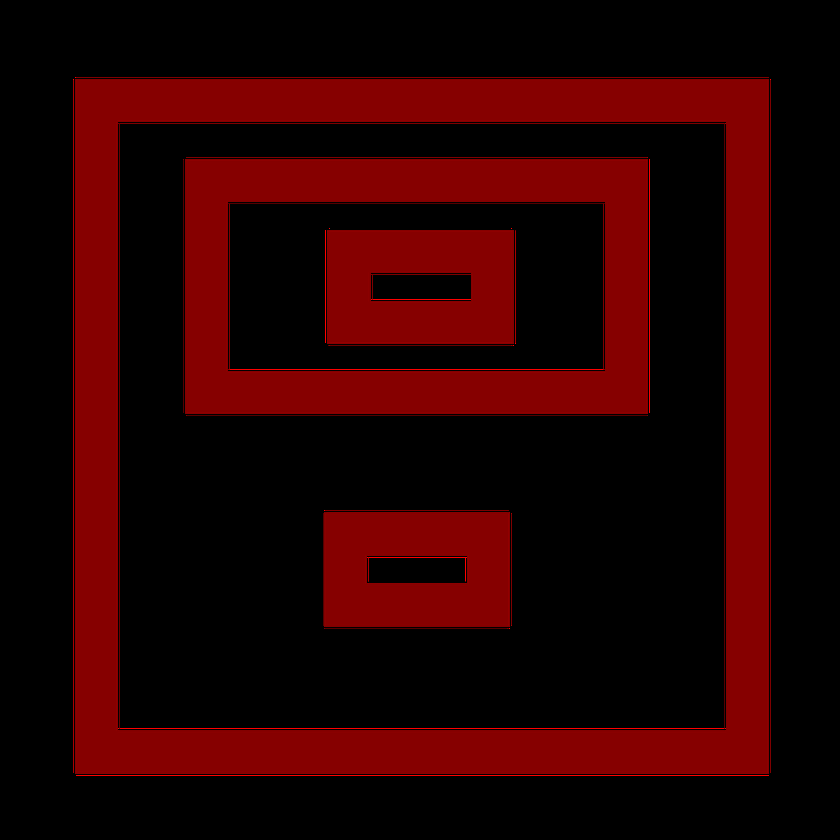
#> input picture networkcamera/hierarchy.png, 840 x 840 px, shrunk from 1250 x 1250 before the run
$ python rect.py
#> lines starting #> are read from the running program, lines starting #| are printed output that depends on the picture; after the words box and inside, x2 and y2 are one past the last pixel; in counts of white or black regions, pixels touching at a corner belong together
import cv2

image = cv2.imread("hierarchy.png")
#> image is the input picture: shape (840, 840, 3); mean B, G, R 0, 0, 40.8
gray = cv2.cvtColor(image, cv2.COLOR_BGR2GRAY)
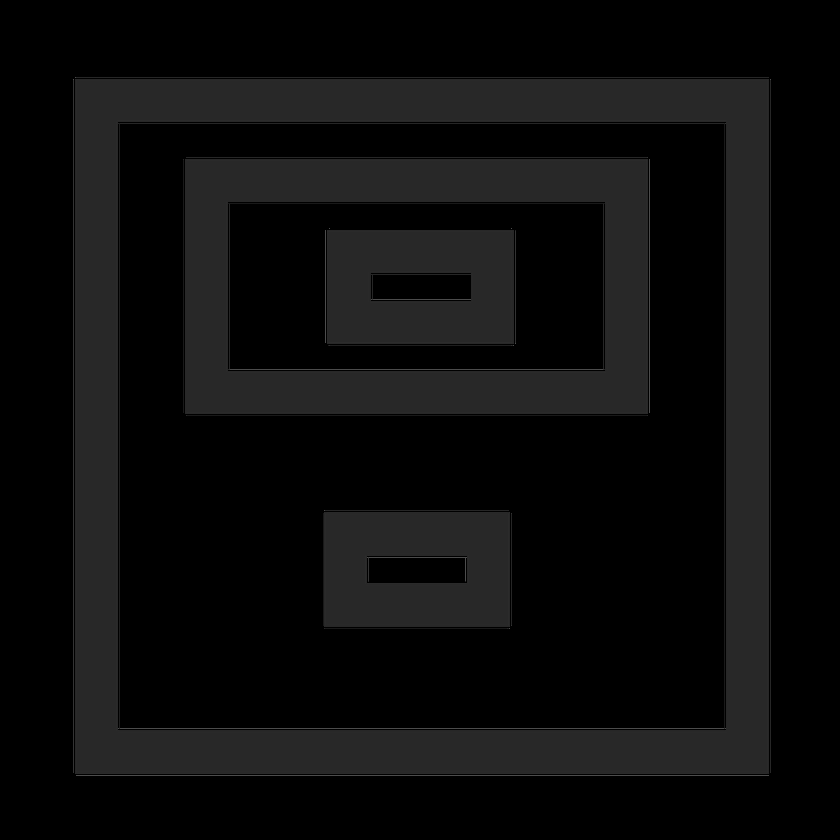
#> gray: shape (840, 840); min 0, max 76, mean 12.2
thresh = cv2.threshold(gray, 10, 255, 0)[1]
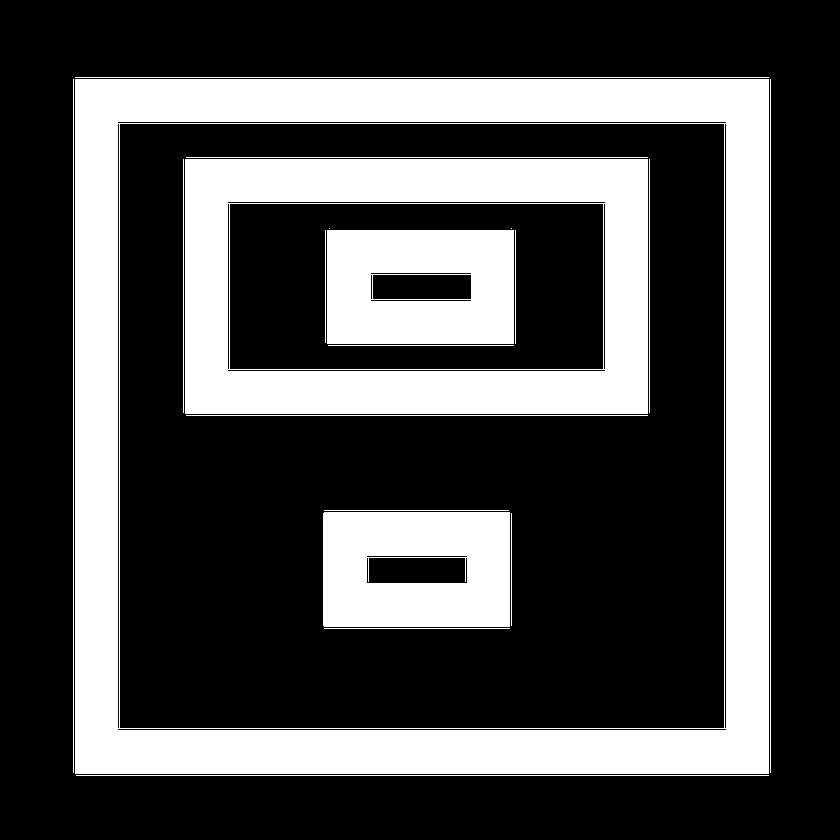
#> thresh: shape (840, 840); 30.2% white; 20 white regions (2 under 20 px)

contours, tree = cv2.findContours(thresh, cv2.RETR_TREE, cv2.CHAIN_APPROX_SIMPLE)
#> contours = 36 contours, 16 with area under 20; largest, box (x1, y1, x2, y2) and area: (75, 79, 769, 774) 480942, (119, 123, 725, 729) 366023, (185, 159, 648, 414) 117348, (229, 203, 604, 370) 62082, (323, 512, 510, 627) 21203; tree = 36 rows, first 6: [1, -1, -1, -1], [2, 0, -1, -1], [34, 1, 3, -1], [4, -1, -1, 2], [5, 3, -1, 2], [32, 4, 6, 2]
print(len(contours))
#| 36
print(tree)
#> (printed output is left out)

for i, c in enumerate(contours):
#> (the run stopped early here; a loop or call above may not have finished)
